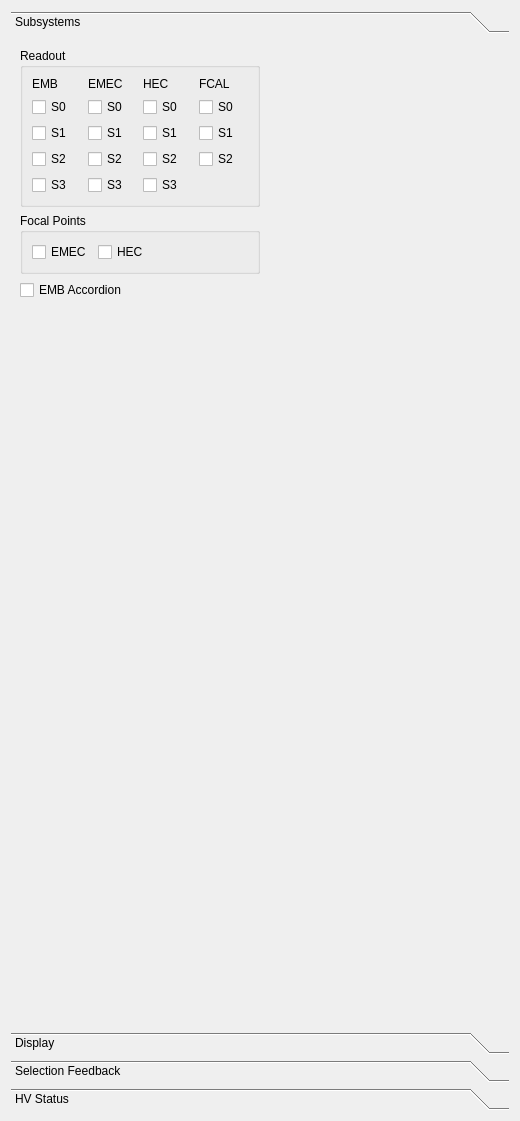
<ui version="4.0" >
 <class>CaloReadoutSystemControllerForm</class>
 <widget class="QWidget" name="CaloReadoutSystemControllerForm" >
  <property name="geometry" >
   <rect>
    <x>0</x>
    <y>0</y>
    <width>520</width>
    <height>1121</height>
   </rect>
  </property>
  <property name="windowTitle" >
   <string>Form</string>
  </property>
  <layout class="QVBoxLayout" >
   <item>
    <widget class="QToolBox" name="caloReadoutToolBox" >
     <property name="currentIndex" >
      <number>0</number>
     </property>
     <widget class="QWidget" name="subsystemsPage" >
      <property name="geometry" >
       <rect>
        <x>0</x>
        <y>0</y>
        <width>502</width>
        <height>979</height>
       </rect>
      </property>
      <attribute name="label" >
       <string>Subsystems</string>
      </attribute>
      <layout class="QGridLayout" >
       <item row="0" column="0" >
        <layout class="QVBoxLayout" >
         <item>
          <widget class="QGroupBox" name="readoutGroupBox" >
           <property name="title" >
            <string>Readout</string>
           </property>
           <layout class="QGridLayout" >
            <item row="0" column="0" >
             <widget class="QLabel" name="embLabel" >
              <property name="text" >
               <string>EMB</string>
              </property>
             </widget>
            </item>
            <item row="0" column="1" >
             <widget class="QLabel" name="emecLabel" >
              <property name="text" >
               <string>EMEC</string>
              </property>
             </widget>
            </item>
            <item row="0" column="2" >
             <widget class="QLabel" name="hecLabel" >
              <property name="text" >
               <string>HEC</string>
              </property>
             </widget>
            </item>
            <item row="0" column="3" >
             <widget class="QLabel" name="fcalLabel" >
              <property name="text" >
               <string>FCAL</string>
              </property>
             </widget>
            </item>
            <item row="1" column="0" >
             <widget class="QCheckBox" name="embS0CheckBox" >
              <property name="text" >
               <string>S0</string>
              </property>
             </widget>
            </item>
            <item row="1" column="1" >
             <widget class="QCheckBox" name="emecS0CheckBox" >
              <property name="text" >
               <string>S0</string>
              </property>
             </widget>
            </item>
            <item row="1" column="2" >
             <widget class="QCheckBox" name="hecS0CheckBox" >
              <property name="text" >
               <string>S0</string>
              </property>
             </widget>
            </item>
            <item row="1" column="3" >
             <widget class="QCheckBox" name="fcalS0CheckBox" >
              <property name="text" >
               <string>S0</string>
              </property>
             </widget>
            </item>
            <item row="2" column="0" >
             <widget class="QCheckBox" name="embS1CheckBox" >
              <property name="text" >
               <string>S1</string>
              </property>
             </widget>
            </item>
            <item row="2" column="1" >
             <widget class="QCheckBox" name="emecS1CheckBox" >
              <property name="text" >
               <string>S1</string>
              </property>
             </widget>
            </item>
            <item row="2" column="2" >
             <widget class="QCheckBox" name="hecS1CheckBox" >
              <property name="text" >
               <string>S1</string>
              </property>
             </widget>
            </item>
            <item row="2" column="3" >
             <widget class="QCheckBox" name="fcalS1CheckBox" >
              <property name="text" >
               <string>S1</string>
              </property>
             </widget>
            </item>
            <item row="3" column="0" >
             <widget class="QCheckBox" name="embS2CheckBox" >
              <property name="text" >
               <string>S2</string>
              </property>
             </widget>
            </item>
            <item row="3" column="1" >
             <widget class="QCheckBox" name="emecS2CheckBox" >
              <property name="text" >
               <string>S2</string>
              </property>
             </widget>
            </item>
            <item row="3" column="2" >
             <widget class="QCheckBox" name="hecS2CheckBox" >
              <property name="text" >
               <string>S2</string>
              </property>
             </widget>
            </item>
            <item row="3" column="3" >
             <widget class="QCheckBox" name="fcalS2CheckBox" >
              <property name="text" >
               <string>S2</string>
              </property>
             </widget>
            </item>
            <item row="4" column="0" >
             <widget class="QCheckBox" name="embS3CheckBox" >
              <property name="text" >
               <string>S3</string>
              </property>
             </widget>
            </item>
            <item row="4" column="1" >
             <widget class="QCheckBox" name="emecS3CheckBox" >
              <property name="text" >
               <string>S3</string>
              </property>
             </widget>
            </item>
            <item row="4" column="2" >
             <widget class="QCheckBox" name="hecS3CheckBox" >
              <property name="text" >
               <string>S3</string>
              </property>
             </widget>
            </item>
            <item row="4" column="3" >
             <widget class="QLabel" name="label" >
              <property name="text" >
               <string/>
              </property>
             </widget>
            </item>
           </layout>
          </widget>
         </item>
         <item>
          <widget class="QGroupBox" name="focalPointGroupBox" >
           <property name="title" >
            <string>Focal Points</string>
           </property>
           <layout class="QHBoxLayout" >
            <item>
             <widget class="QCheckBox" name="emecFocalCheckBox" >
              <property name="text" >
               <string>EMEC</string>
              </property>
             </widget>
            </item>
            <item>
             <widget class="QCheckBox" name="hecFocalCheckBox" >
              <property name="text" >
               <string>HEC</string>
              </property>
             </widget>
            </item>
            <item>
             <spacer>
              <property name="orientation" >
               <enum>Qt::Horizontal</enum>
              </property>
              <property name="sizeHint" stdset="0" >
               <size>
                <width>40</width>
                <height>20</height>
               </size>
              </property>
             </spacer>
            </item>
           </layout>
          </widget>
         </item>
         <item>
          <widget class="QCheckBox" name="embAccordionCheckBox" >
           <property name="text" >
            <string>EMB Accordion</string>
           </property>
          </widget>
         </item>
        </layout>
       </item>
       <item row="0" column="1" >
        <spacer>
         <property name="orientation" >
          <enum>Qt::Horizontal</enum>
         </property>
         <property name="sizeHint" stdset="0" >
          <size>
           <width>1</width>
           <height>20</height>
          </size>
         </property>
        </spacer>
       </item>
       <item row="1" column="0" >
        <spacer>
         <property name="orientation" >
          <enum>Qt::Vertical</enum>
         </property>
         <property name="sizeHint" stdset="0" >
          <size>
           <width>20</width>
           <height>1</height>
          </size>
         </property>
        </spacer>
       </item>
      </layout>
     </widget>
     <widget class="QWidget" name="displayPage" >
      <property name="geometry" >
       <rect>
        <x>0</x>
        <y>0</y>
        <width>502</width>
        <height>979</height>
       </rect>
      </property>
      <attribute name="label" >
       <string>Display</string>
      </attribute>
      <layout class="QGridLayout" >
       <item row="0" column="0" >
        <layout class="QVBoxLayout" >
         <item>
          <widget class="QGroupBox" name="hideCellsGroupBox" >
           <property name="title" >
            <string>Hide otherwise enabled cells</string>
           </property>
           <layout class="QVBoxLayout" >
            <item>
             <layout class="QHBoxLayout" >
              <item>
               <layout class="QVBoxLayout" >
                <item>
                 <widget class="QLabel" name="hideSectorsLabel" >
                  <property name="text" >
                   <string>Hide sectors:</string>
                  </property>
                 </widget>
                </item>
                <item>
                 <spacer>
                  <property name="orientation" >
                   <enum>Qt::Vertical</enum>
                  </property>
                  <property name="sizeHint" stdset="0" >
                   <size>
                    <width>20</width>
                    <height>5</height>
                   </size>
                  </property>
                 </spacer>
                </item>
               </layout>
              </item>
              <item>
               <widget class="PhiSectionWidget" native="1" name="phiSectionWidget" >
                <property name="sizePolicy" >
                 <sizepolicy vsizetype="Fixed" hsizetype="Fixed" >
                  <horstretch>0</horstretch>
                  <verstretch>0</verstretch>
                 </sizepolicy>
                </property>
                <property name="minimumSize" >
                 <size>
                  <width>60</width>
                  <height>60</height>
                 </size>
                </property>
                <property name="maximumSize" >
                 <size>
                  <width>60</width>
                  <height>60</height>
                 </size>
                </property>
               </widget>
              </item>
              <item>
               <spacer>
                <property name="orientation" >
                 <enum>Qt::Horizontal</enum>
                </property>
                <property name="sizeHint" stdset="0" >
                 <size>
                  <width>1</width>
                  <height>20</height>
                 </size>
                </property>
               </spacer>
              </item>
             </layout>
            </item>
           </layout>
          </widget>
         </item>
         <item>
          <widget class="QGroupBox" name="caloColorsGroupBox" >
           <property name="title" >
            <string>Calorimeter Colors</string>
           </property>
           <layout class="QGridLayout" >
            <item row="0" column="0" >
             <widget class="QLabel" name="embMatLabel" >
              <property name="text" >
               <string>EMB</string>
              </property>
             </widget>
            </item>
            <item row="0" column="1" >
             <widget class="VP1MaterialButton" name="embColorSel" >
              <property name="sizePolicy" >
               <sizepolicy vsizetype="Fixed" hsizetype="Fixed" >
                <horstretch>0</horstretch>
                <verstretch>0</verstretch>
               </sizepolicy>
              </property>
              <property name="text" >
               <string/>
              </property>
             </widget>
            </item>
            <item row="0" column="2" >
             <widget class="QLabel" name="hecMatLabel" >
              <property name="text" >
               <string>HEC</string>
              </property>
             </widget>
            </item>
            <item row="0" column="3" >
             <widget class="VP1MaterialButton" name="hecColorSel" >
              <property name="sizePolicy" >
               <sizepolicy vsizetype="Fixed" hsizetype="Fixed" >
                <horstretch>0</horstretch>
                <verstretch>0</verstretch>
               </sizepolicy>
              </property>
              <property name="text" >
               <string/>
              </property>
             </widget>
            </item>
            <item row="1" column="0" >
             <widget class="QLabel" name="emecMatLabel" >
              <property name="text" >
               <string>EMEC</string>
              </property>
             </widget>
            </item>
            <item row="1" column="1" >
             <widget class="VP1MaterialButton" name="emecColorSel" >
              <property name="sizePolicy" >
               <sizepolicy vsizetype="Fixed" hsizetype="Fixed" >
                <horstretch>0</horstretch>
                <verstretch>0</verstretch>
               </sizepolicy>
              </property>
              <property name="text" >
               <string/>
              </property>
             </widget>
            </item>
            <item row="1" column="2" >
             <widget class="QLabel" name="fcalMatLabel" >
              <property name="text" >
               <string>FCAL</string>
              </property>
             </widget>
            </item>
            <item row="1" column="3" >
             <widget class="VP1MaterialButton" name="fcalColorSel" >
              <property name="sizePolicy" >
               <sizepolicy vsizetype="Fixed" hsizetype="Fixed" >
                <horstretch>0</horstretch>
                <verstretch>0</verstretch>
               </sizepolicy>
              </property>
              <property name="text" >
               <string/>
              </property>
             </widget>
            </item>
           </layout>
          </widget>
         </item>
         <item>
          <widget class="QGroupBox" name="gridPositionGroupBox" >
           <property name="title" >
            <string>Grid Position Options</string>
           </property>
           <layout class="QVBoxLayout" >
            <item>
             <widget class="QRadioButton" name="backRadioButton" >
              <property name="text" >
               <string>Back</string>
              </property>
             </widget>
            </item>
            <item>
             <widget class="QRadioButton" name="centerRadioButton" >
              <property name="text" >
               <string>Center</string>
              </property>
             </widget>
            </item>
            <item>
             <widget class="QRadioButton" name="frontRadioButton" >
              <property name="text" >
               <string>Front</string>
              </property>
              <property name="checked" >
               <bool>true</bool>
              </property>
             </widget>
            </item>
           </layout>
          </widget>
         </item>
        </layout>
       </item>
       <item row="0" column="1" >
        <spacer>
         <property name="orientation" >
          <enum>Qt::Horizontal</enum>
         </property>
         <property name="sizeHint" stdset="0" >
          <size>
           <width>1</width>
           <height>20</height>
          </size>
         </property>
        </spacer>
       </item>
       <item row="1" column="0" >
        <spacer>
         <property name="orientation" >
          <enum>Qt::Vertical</enum>
         </property>
         <property name="sizeHint" stdset="0" >
          <size>
           <width>20</width>
           <height>1</height>
          </size>
         </property>
        </spacer>
       </item>
      </layout>
     </widget>
     <widget class="QWidget" name="selectionFeedbackPage" >
      <property name="geometry" >
       <rect>
        <x>0</x>
        <y>0</y>
        <width>502</width>
        <height>979</height>
       </rect>
      </property>
      <attribute name="label" >
       <string>Selection Feedback</string>
      </attribute>
      <layout class="QGridLayout" >
       <item row="0" column="0" >
        <layout class="QVBoxLayout" >
         <item>
          <layout class="QHBoxLayout" >
           <item>
            <widget class="QCheckBox" name="geomSelectableCheckBox" >
             <property name="text" >
              <string>Geometry is selectable</string>
             </property>
             <property name="checked" >
              <bool>true</bool>
             </property>
            </widget>
           </item>
           <item>
            <spacer>
             <property name="orientation" >
              <enum>Qt::Horizontal</enum>
             </property>
             <property name="sizeHint" stdset="0" >
              <size>
               <width>16</width>
               <height>20</height>
              </size>
             </property>
            </spacer>
           </item>
          </layout>
         </item>
         <item>
          <widget class="QGroupBox" name="printSelectionGroupBox" >
           <property name="title" >
            <string>Print on Selection</string>
           </property>
           <layout class="QGridLayout" >
            <property name="margin" >
             <number>4</number>
            </property>
            <item row="0" column="0" >
             <widget class="QCheckBox" name="indicesCheckBox" >
              <property name="text" >
               <string>Indices</string>
              </property>
             </widget>
            </item>
            <item row="1" column="0" >
             <widget class="QCheckBox" name="etaBoundariesCheckBox" >
              <property name="text" >
               <string>Eta Boundaries</string>
              </property>
             </widget>
            </item>
            <item row="2" column="0" >
             <widget class="QCheckBox" name="phiBoundariesCheckBox" >
              <property name="text" >
               <string>Phi Boundaries</string>
              </property>
             </widget>
            </item>
            <item row="4" column="0" colspan="2" >
             <widget class="QCheckBox" name="highVoltageCheckBox" >
              <property name="text" >
               <string>High Volitage</string>
              </property>
             </widget>
            </item>
            <item row="3" column="0" >
             <widget class="QCheckBox" name="fcalTubesCheckBox" >
              <property name="text" >
               <string>FCAL Tubes</string>
              </property>
             </widget>
            </item>
           </layout>
          </widget>
         </item>
        </layout>
       </item>
       <item row="0" column="1" >
        <spacer>
         <property name="orientation" >
          <enum>Qt::Horizontal</enum>
         </property>
         <property name="sizeHint" stdset="0" >
          <size>
           <width>1</width>
           <height>20</height>
          </size>
         </property>
        </spacer>
       </item>
       <item row="1" column="0" >
        <spacer>
         <property name="orientation" >
          <enum>Qt::Vertical</enum>
         </property>
         <property name="sizeHint" stdset="0" >
          <size>
           <width>20</width>
           <height>1</height>
          </size>
         </property>
        </spacer>
       </item>
      </layout>
     </widget>
     <widget class="QWidget" name="HVTolerancePage" >
      <property name="geometry" >
       <rect>
        <x>0</x>
        <y>-116</y>
        <width>487</width>
        <height>1133</height>
       </rect>
      </property>
      <attribute name="label" >
       <string>HV Status</string>
      </attribute>
      <layout class="QGridLayout" name="gridLayout_3" >
       <item row="0" column="0" >
        <layout class="QVBoxLayout" >
         <item>
          <widget class="QGroupBox" name="hvGeneralGroupBox" >
           <property name="title" >
            <string>General</string>
           </property>
           <layout class="QGridLayout" >
            <item row="0" column="0" colspan="2" >
             <widget class="QCheckBox" name="normalHVDisplayCheckBox" >
              <property name="text" >
               <string>Display Normal HV Channels</string>
              </property>
             </widget>
            </item>
            <item row="1" column="0" colspan="2" >
             <widget class="QCheckBox" name="missingHVDisplayCheckBox" >
              <property name="text" >
               <string>Display Missing HV Channels</string>
              </property>
             </widget>
            </item>
            <item row="2" column="0" colspan="2" >
             <widget class="QCheckBox" name="badHVDisplayCheckBox" >
              <property name="text" >
               <string>Display Bad HV Channels</string>
              </property>
             </widget>
            </item>
            <item row="3" column="0" >
             <widget class="QLabel" name="hvToleranceLabel" >
              <property name="text" >
               <string>Tolerance</string>
              </property>
             </widget>
            </item>
            <item row="3" column="1" >
             <widget class="QSpinBox" name="hvToleranceSpinBox" >
              <property name="maximum" >
               <number>500</number>
              </property>
              <property name="value" >
               <number>100</number>
              </property>
             </widget>
            </item>
           </layout>
          </widget>
         </item>
         <item>
          <widget class="QGroupBox" name="readoutGroupBox_2" >
           <property name="minimumSize" >
            <size>
             <width>0</width>
             <height>200</height>
            </size>
           </property>
           <property name="title" >
            <string>HV Pathologic</string>
           </property>
           <layout class="QGridLayout" name="gridLayout_7" >
            <item row="0" column="2" >
             <widget class="QLabel" name="hecLabel_2" >
              <property name="text" >
               <string>HEC</string>
              </property>
             </widget>
            </item>
            <item row="0" column="3" >
             <widget class="QLabel" name="fcalLabel_2" >
              <property name="text" >
               <string>FCAL</string>
              </property>
             </widget>
            </item>
            <item row="1" column="0" colspan="2" >
             <widget class="QCheckBox" name="embCheckBoxHV" >
              <property name="text" >
               <string>EMB</string>
              </property>
             </widget>
            </item>
            <item row="1" column="2" >
             <widget class="QCheckBox" name="hecS0CheckBoxHV" >
              <property name="text" >
               <string>S0</string>
              </property>
             </widget>
            </item>
            <item row="1" column="3" >
             <widget class="QCheckBox" name="fcalS0CheckBoxHV" >
              <property name="text" >
               <string>S0</string>
              </property>
             </widget>
            </item>
            <item row="2" column="0" colspan="2" >
             <widget class="QCheckBox" name="embCheckBoxMods" >
              <property name="text" >
               <string>EMB Mods</string>
              </property>
             </widget>
            </item>
            <item row="2" column="2" >
             <widget class="QCheckBox" name="hecS1CheckBoxHV" >
              <property name="text" >
               <string>S1</string>
              </property>
             </widget>
            </item>
            <item row="2" column="3" >
             <widget class="QCheckBox" name="fcalS1CheckBoxHV" >
              <property name="text" >
               <string>S1</string>
              </property>
             </widget>
            </item>
            <item row="3" column="0" colspan="2" >
             <widget class="QCheckBox" name="emecCheckBoxHV" >
              <property name="text" >
               <string>EMEC</string>
              </property>
             </widget>
            </item>
            <item row="3" column="2" >
             <widget class="QCheckBox" name="hecS2CheckBoxHV" >
              <property name="text" >
               <string>S2</string>
              </property>
             </widget>
            </item>
            <item row="3" column="3" >
             <widget class="QCheckBox" name="fcalS2CheckBoxHV" >
              <property name="text" >
               <string>S2</string>
              </property>
             </widget>
            </item>
            <item row="7" column="1" colspan="2" >
             <widget class="QCheckBox" name="embPresamplerCheckBoxMods" >
              <property name="text" >
               <string>Barrel Presampler Mods</string>
              </property>
             </widget>
            </item>
            <item row="9" column="1" colspan="2" >
             <widget class="QCheckBox" name="emecPresamplerCheckBoxMods" >
              <property name="text" >
               <string>Endcap Presampler Mods</string>
              </property>
             </widget>
            </item>
            <item row="4" column="0" >
             <widget class="QCheckBox" name="emecCheckBoxMods" >
              <property name="text" >
               <string>EMEC Mods</string>
              </property>
             </widget>
            </item>
            <item row="7" column="0" >
             <widget class="QCheckBox" name="embPresamplerCheckBoxHV" >
              <property name="text" >
               <string>Barrel Presampler</string>
              </property>
             </widget>
            </item>
            <item row="9" column="0" >
             <widget class="QCheckBox" name="emecPresamplerCheckBoxHV" >
              <property name="text" >
               <string>Endcap Presampler</string>
              </property>
             </widget>
            </item>
            <item row="4" column="2" >
             <widget class="QCheckBox" name="hecS3CheckBoxHV" >
              <property name="text" >
               <string>S3</string>
              </property>
             </widget>
            </item>
            <item row="4" column="3" >
             <widget class="QLabel" name="label_2" >
              <property name="text" >
               <string/>
              </property>
             </widget>
            </item>
           </layout>
          </widget>
         </item>
         <item>
          <widget class="QGroupBox" name="embNominalGroupBox" >
           <property name="minimumSize" >
            <size>
             <width>0</width>
             <height>100</height>
            </size>
           </property>
           <property name="maximumSize" >
            <size>
             <width>16777215</width>
             <height>400</height>
            </size>
           </property>
           <property name="title" >
            <string>EMB Nominal HV Settings</string>
           </property>
           <layout class="QGridLayout" name="gridLayout_2" >
            <item row="0" column="0" >
             <widget class="QLabel" name="embHVLabel" >
              <property name="text" >
               <string>EMB</string>
              </property>
             </widget>
            </item>
            <item row="0" column="1" >
             <widget class="QSpinBox" name="embNominalSpinBox" >
              <property name="maximum" >
               <number>3000</number>
              </property>
              <property name="value" >
               <number>2000</number>
              </property>
             </widget>
            </item>
            <item row="1" column="0" >
             <widget class="QLabel" name="embPresamplerHVLabel" >
              <property name="text" >
               <string>EMB Presampler</string>
              </property>
             </widget>
            </item>
            <item row="1" column="1" >
             <widget class="QSpinBox" name="embPresamplerNominalSpinBox" >
              <property name="maximum" >
               <number>3000</number>
              </property>
              <property name="value" >
               <number>2000</number>
              </property>
             </widget>
            </item>
           </layout>
          </widget>
         </item>
         <item>
          <widget class="QGroupBox" name="hecNominalGroupBox" >
           <property name="title" >
            <string>HEC Nominal HV Settings</string>
           </property>
           <layout class="QHBoxLayout" >
            <item>
             <widget class="QLabel" name="hecHVLabel" >
              <property name="text" >
               <string>HEC</string>
              </property>
             </widget>
            </item>
            <item>
             <widget class="QSpinBox" name="hecNominalSpinBox" >
              <property name="maximum" >
               <number>2000</number>
              </property>
              <property name="value" >
               <number>1800</number>
              </property>
             </widget>
            </item>
           </layout>
          </widget>
         </item>
         <item>
          <widget class="QGroupBox" name="fcalNominalGroupBox" >
           <property name="title" >
            <string>FCAL Nominal HV Settings</string>
           </property>
           <layout class="QGridLayout" >
            <item row="0" column="0" >
             <widget class="QLabel" name="fcal1HVLabel" >
              <property name="text" >
               <string>FCAL 1</string>
              </property>
             </widget>
            </item>
            <item row="0" column="1" >
             <widget class="QSpinBox" name="fcal1NominalSpinBox" >
              <property name="maximum" >
               <number>1000</number>
              </property>
              <property name="value" >
               <number>250</number>
              </property>
             </widget>
            </item>
            <item row="1" column="0" >
             <widget class="QLabel" name="fcal2HVLabel" >
              <property name="text" >
               <string>FCAL 2</string>
              </property>
             </widget>
            </item>
            <item row="1" column="1" >
             <widget class="QSpinBox" name="fcal2NominalSpinBox" >
              <property name="maximum" >
               <number>1000</number>
              </property>
              <property name="value" >
               <number>375</number>
              </property>
             </widget>
            </item>
            <item row="2" column="0" >
             <widget class="QLabel" name="fcal3HVLabel" >
              <property name="text" >
               <string>FCAL 3</string>
              </property>
             </widget>
            </item>
            <item row="2" column="1" >
             <widget class="QSpinBox" name="fcal3NominalSpinBox" >
              <property name="maximum" >
               <number>1000</number>
              </property>
              <property name="value" >
               <number>500</number>
              </property>
             </widget>
            </item>
           </layout>
          </widget>
         </item>
         <item>
          <widget class="QGroupBox" name="emecNominaGroupBox" >
           <property name="minimumSize" >
            <size>
             <width>0</width>
             <height>0</height>
            </size>
           </property>
           <property name="title" >
            <string>EMEC Nominal HV Settings</string>
           </property>
           <layout class="QGridLayout" name="gridLayout_4" >
            <item row="0" column="0" >
             <widget class="QLabel" name="emecHVLabel_1" >
              <property name="text" >
               <string>EMEC 1</string>
              </property>
             </widget>
            </item>
            <item row="0" column="1" >
             <widget class="QSpinBox" name="emecNominalSpinBox_1" >
              <property name="maximum" >
               <number>3000</number>
              </property>
              <property name="value" >
               <number>2500</number>
              </property>
             </widget>
            </item>
            <item row="1" column="0" >
             <widget class="QLabel" name="emecHVLabel_2" >
              <property name="text" >
               <string>EMEC 2</string>
              </property>
             </widget>
            </item>
            <item row="1" column="1" >
             <widget class="QSpinBox" name="emecNominalSpinBox_2" >
              <property name="maximum" >
               <number>3000</number>
              </property>
              <property name="value" >
               <number>2300</number>
              </property>
             </widget>
            </item>
            <item row="2" column="0" >
             <widget class="QLabel" name="emecHVLabel_3" >
              <property name="text" >
               <string>EMEC 3</string>
              </property>
             </widget>
            </item>
            <item row="2" column="1" >
             <widget class="QSpinBox" name="emecNominalSpinBox_3" >
              <property name="maximum" >
               <number>3000</number>
              </property>
              <property name="value" >
               <number>2100</number>
              </property>
             </widget>
            </item>
            <item row="3" column="0" >
             <widget class="QLabel" name="emecHVLabel_4" >
              <property name="text" >
               <string>EMEC 4</string>
              </property>
             </widget>
            </item>
            <item row="3" column="1" >
             <widget class="QSpinBox" name="emecNominalSpinBox_4" >
              <property name="maximum" >
               <number>3000</number>
              </property>
              <property name="value" >
               <number>1700</number>
              </property>
             </widget>
            </item>
            <item row="4" column="0" >
             <widget class="QLabel" name="emecHVLabel_5" >
              <property name="text" >
               <string>EMEC 5</string>
              </property>
             </widget>
            </item>
            <item row="4" column="1" >
             <widget class="QSpinBox" name="emecNominalSpinBox_5" >
              <property name="maximum" >
               <number>3000</number>
              </property>
              <property name="value" >
               <number>1500</number>
              </property>
             </widget>
            </item>
            <item row="5" column="0" >
             <widget class="QLabel" name="emecHVLabel_6" >
              <property name="text" >
               <string>EMEC 6</string>
              </property>
             </widget>
            </item>
            <item row="5" column="1" >
             <widget class="QSpinBox" name="emecNominalSpinBox_6" >
              <property name="maximum" >
               <number>3000</number>
              </property>
              <property name="value" >
               <number>1250</number>
              </property>
             </widget>
            </item>
            <item row="6" column="0" >
             <widget class="QLabel" name="emecHVLabel_7" >
              <property name="text" >
               <string>EMEC 7</string>
              </property>
             </widget>
            </item>
            <item row="6" column="1" >
             <widget class="QSpinBox" name="emecNominalSpinBox_7" >
              <property name="maximum" >
               <number>3000</number>
              </property>
              <property name="value" >
               <number>1000</number>
              </property>
             </widget>
            </item>
            <item row="7" column="0" >
             <widget class="QLabel" name="emecHVLabel_8" >
              <property name="text" >
               <string>EMEC 8</string>
              </property>
             </widget>
            </item>
            <item row="7" column="1" >
             <widget class="QSpinBox" name="emecNominalSpinBox_8" >
              <property name="maximum" >
               <number>3000</number>
              </property>
              <property name="value" >
               <number>2300</number>
              </property>
             </widget>
            </item>
            <item row="8" column="0" >
             <widget class="QLabel" name="emecHVLabel_9" >
              <property name="text" >
               <string>EMEC 9</string>
              </property>
             </widget>
            </item>
            <item row="8" column="1" >
             <widget class="QSpinBox" name="emecNominalSpinBox_9" >
              <property name="maximum" >
               <number>3000</number>
              </property>
              <property name="value" >
               <number>1800</number>
              </property>
             </widget>
            </item>
            <item row="9" column="0" >
             <widget class="QLabel" name="emecHVLabel_10" >
              <property name="text" >
               <string>EMEC Presampler</string>
              </property>
             </widget>
            </item>
            <item row="9" column="1" >
             <widget class="QSpinBox" name="emecPresamplerNominalSpinBox" >
              <property name="text" stdset="0" >
               <string>2000</string>
              </property>
              <property name="maximum" >
               <number>3000</number>
              </property>
              <property name="value" >
               <number>2000</number>
              </property>
             </widget>
            </item>
           </layout>
          </widget>
         </item>
        </layout>
       </item>
       <item row="0" column="1" >
        <spacer>
         <property name="orientation" >
          <enum>Qt::Horizontal</enum>
         </property>
         <property name="sizeHint" stdset="0" >
          <size>
           <width>40</width>
           <height>20</height>
          </size>
         </property>
        </spacer>
       </item>
       <item row="1" column="0" >
        <widget class="QPushButton" name="acceptHVPushButton" >
         <property name="text" >
          <string>Accept</string>
         </property>
        </widget>
       </item>
       <item row="3" column="0" >
        <spacer>
         <property name="orientation" >
          <enum>Qt::Vertical</enum>
         </property>
         <property name="sizeHint" stdset="0" >
          <size>
           <width>20</width>
           <height>40</height>
          </size>
         </property>
        </spacer>
       </item>
      </layout>
     </widget>
    </widget>
   </item>
  </layout>
 </widget>
 <customwidgets>
  <customwidget>
   <class>PhiSectionWidget</class>
   <extends>QWidget</extends>
   <header>VP1Base/PhiSectionWidget.h</header>
   <container>1</container>
  </customwidget>
  <customwidget>
   <class>VP1MaterialButton</class>
   <extends>QPushButton</extends>
   <header>VP1Base/VP1MaterialButton.h</header>
  </customwidget>
 </customwidgets>
 <resources/>
 <connections/>
</ui>
